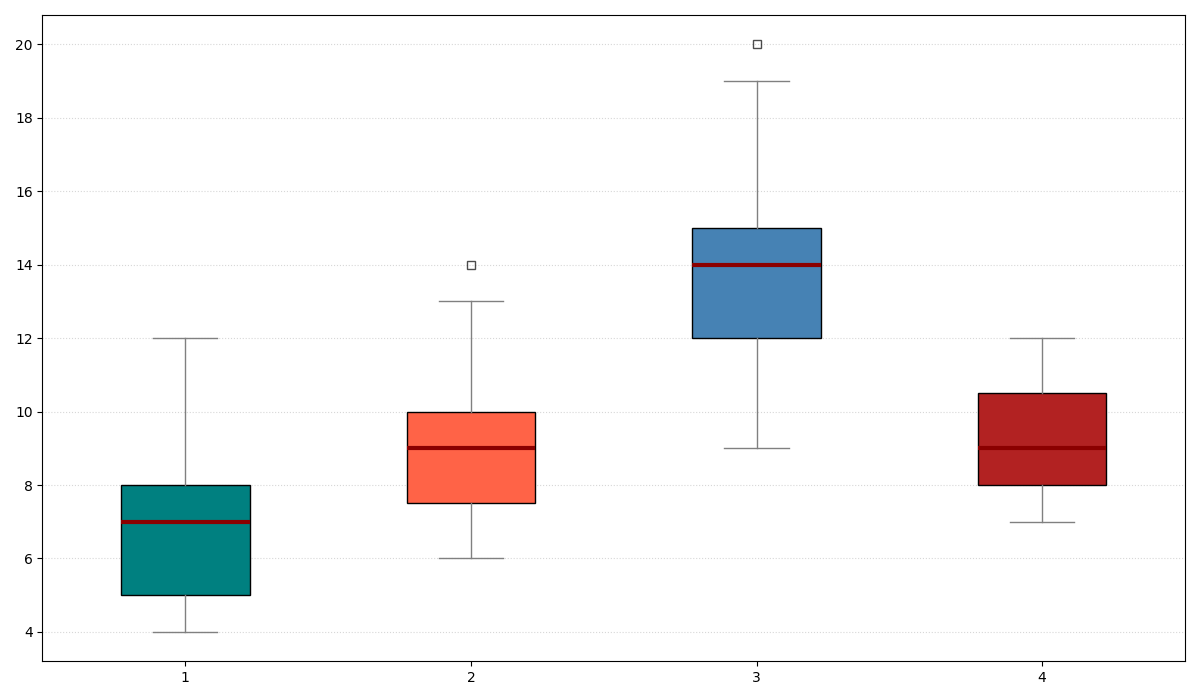

Python code for this plot:
import matplotlib.pyplot as plt

# Manually shuffled data to randomly alter content
kids_data = [7, 5, 6, 9, 5, 6, 8, 5, 10, 7, 4, 6, 4, 8, 5, 7, 7, 11, 12]
teens_data = [8, 6, 9, 7, 9, 7, 8, 10, 12, 11, 7, 9, 8, 10, 10, 6, 8, 13, 14]
adults_data = [15, 10, 12, 11, 12, 14, 13, 12, 14, 9, 14, 13, 12, 14, 15, 17, 18, 19, 20]
seniors_data = [9, 8, 10, 7, 11, 9, 11, 12, 10, 8, 9, 8, 7, 10, 9, 8, 10, 11, 12]

data = [kids_data, teens_data, adults_data, seniors_data]

plt.figure(figsize=(12, 7))

box = plt.boxplot(data, patch_artist=True, notch=False, vert=True)

colors = ['#008080', '#FF6347', '#4682B4', '#B22222']
for patch, color in zip(box['boxes'], colors):
    patch.set_facecolor(color)

plt.setp(box['whiskers'], color='grey', linewidth=1)
plt.setp(box['caps'], color='grey', linewidth=1)
plt.setp(box['medians'], color='darkred', linewidth=3)
plt.setp(box['fliers'], marker='s', color='purple', alpha=0.7)

plt.grid(axis='y', linestyle=':', alpha=0.5)

plt.tight_layout()

plt.show()
